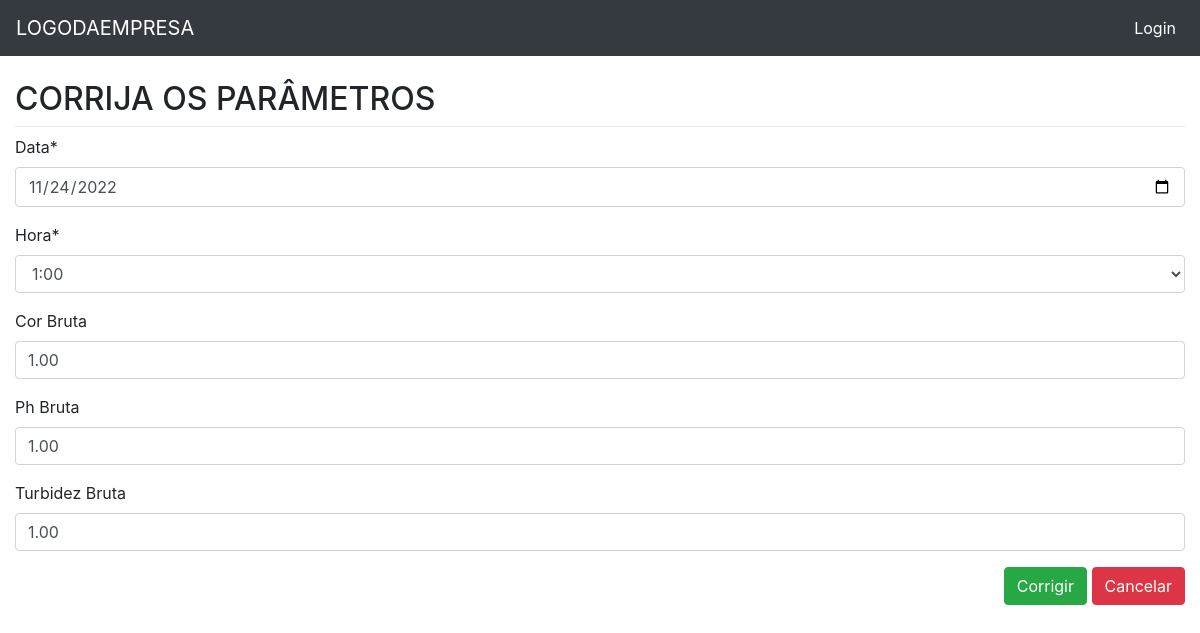
Page /captacao/update/7 on the committed database.
### captacao/models.py (models this page shows, shortened)
class Captacao(models.Model):
    data = models.DateField('Data', auto_now=False, auto_now_add=False)
    hora = models.CharField(max_length=5, choices=HORA_CHOICE)
    cor_b = models.DecimalField('Cor Bruta', max_digits=5, decimal_places=2, blank=True, null=True)
    ph_b = models.DecimalField('Ph Bruta', max_digits=5, decimal_places=2, blank=True, null=True)
    turbidez_b = models.DecimalField('Turbidez Bruta', max_digits=5, decimal_places=2, blank=True, null=True)
    class Meta:
        ordering = ('-data',)
        verbose_name = 'CAPTAÇÃO'
        verbose_name_plural = 'CAPTAÇÕES'

### captacao/views.py (the view)
# urls.py: path('update/<int:pk>', v.captacao_update, name='captacao_update'),
def captacao_update(request, pk):
    template_name = 'captacao_update.html'
    obj = Captacao.objects.get(pk=pk)
    form = CaptacaoForm(request.POST or None, instance=obj)
    if request.method == 'POST':
        if form.is_valid():
            form.save()
            return HttpResponseRedirect(reverse('captacao:captacao_list'))
    context = {'form': form}
    return render(request, template_name, context)

### captacao/forms.py
class CaptacaoForm(forms.ModelForm):
    data = forms.DateField(
        label='Data',
        widget=forms.DateInput(
            format='%Y-%m-%d',
            attrs={
                'type': 'date'
            }),
        input_formats=('%Y-%m-%d',),
    )
    class Meta:
        model = Captacao
        fields = '__all__'

### captacao/templates/captacao_update.html (shortened to what this page needs)
{% extends "base.html" %}
{% load static %}
{% load crispy_forms_tags %}
{% block content %}
    <h2>CORRIJA OS PARÂMETROS </h2>
    <div class="dropdown-divider"></div>
    <form action="" method="POST" >
    {{ form|crispy }}
    <span class="pull-right">
      <button type="submit" class="btn btn-success">Corrigir</button>
      <button type="reset" class="btn btn-danger" onclick="location.href = '{% url 'captacao:captacao_list' %}'">Cancelar</button>
    </span>
{% endblock %}

### core/static/css/style.css (style rules this page uses)
body { margin-top: 80px; }

### rows in the picture
Captacao: data "11/24/2022", hora "1:00", cor_b "1.00", ph_b "1.00", turbidez_b "1.00"
